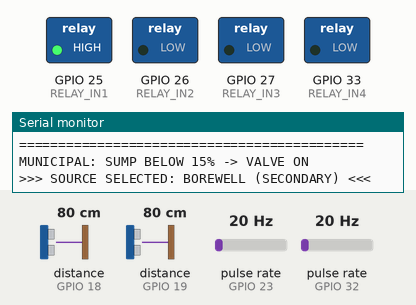
The sketch below on a simulated ESP32. Shown: switched loads named in the sketch (green lamp = pin HIGH), the last lines printed to the serial monitor. Wiring (inferred from the names in the program): 2 × ultrasonic range finder: trigger GPIO 4, echo GPIO 19 / trigger GPIO 5, echo GPIO 18; 2 × pulse sensor: data GPIO 23 / data GPIO 32. The test bench sets the inputs (shaded band); at power-on: distance to the obstacle (sensors on GPIO 18, GPIO 19) 80 cm, pulse rate (sensors on GPIO 23, GPIO 32) 20 Hz. The echo pulse lasts 58.3 µs per cm; WiFi joins after 1.5 s; servers stay silent unless stated; uploads are accepted with an empty reply; pins used as bus, display or sensor lines are not drawn.

Above: at 1.2 s.
1.3 s: distance to the obstacle (sensor on GPIO 18) set to 8 cm
4.2 s: distance to the obstacle (sensor on GPIO 18) set to 5 cm
At 6.2 s:
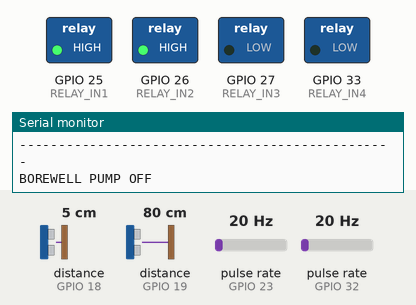
7.2 s: distance to the obstacle (sensor on GPIO 18) set to 2 cm
At 9.3 s:
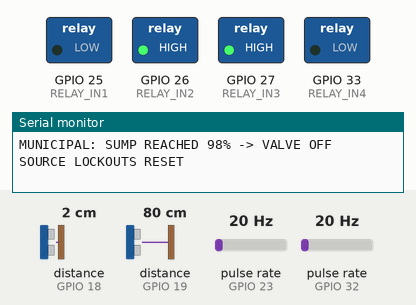
10.0 s: distance to the obstacle (sensor on GPIO 19) set to 4 cm
12.2 s: distance to the obstacle (sensor on GPIO 19) set to 2 cm
At 13.2 s:
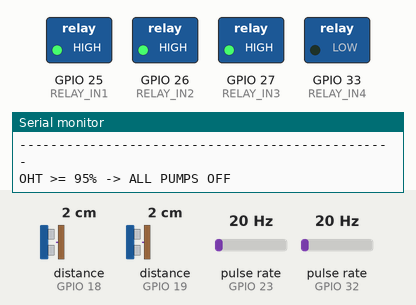
15.0 s: distance to the obstacle (sensor on GPIO 19) set to 9 cm
At 16.3 s:
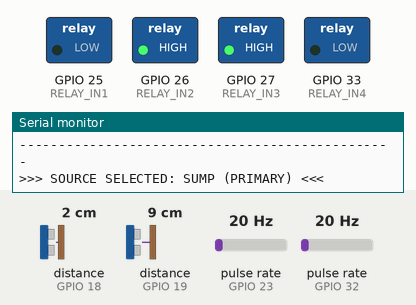
Timing chart, 0 to 18.0 s (numbered marks = the images above; inputs shaded):
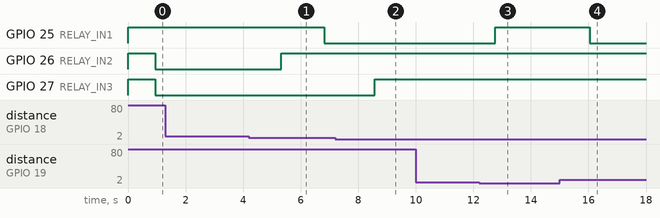

The sketch:

liqora_firebase.ino
```cpp
#include <WiFi.h>
#include <WiFiClientSecure.h>
#include <HTTPClient.h>
#include <freertos/FreeRTOS.h>
#include <freertos/task.h>
#include <math.h>

#define SUMP_TRIG 5
#define SUMP_ECHO 18
#define OHT_TRIG 4
#define OHT_ECHO 19
#define SUMP_FLOW_PIN 23
#define BORE_FLOW_PIN 32
#define RELAY_IN1 25
#define RELAY_IN2 26
#define RELAY_IN3 27
#define RELAY_IN4 33

const char* WIFI_SSID = "YOUR_WIFI_NAME";
const char* WIFI_PASSWORD = "YOUR_WIFI_PASSWORD";
const char* FIREBASE_DATABASE_URL = "https://test-base-2fb81-default-rtdb.firebaseio.com";
const unsigned long FIREBASE_UPLOAD_INTERVAL_MS = 5000;

#define RELAY_ON LOW
#define RELAY_OFF HIGH

const float SUMP_EMPTY_DISTANCE = 9.25;
const float SUMP_FULL_DISTANCE = 2.50;
const float OHT_EMPTY_DISTANCE = 9.20;
const float OHT_FULL_DISTANCE = 2.50;

const float OHT_LOW_LEVEL = 30.0;
const float OHT_FULL_LEVEL = 95.0;
const float SUMP_PUMP_SAFE_START_LEVEL = 15.0;
const float SUMP_AVAILABLE_LEVEL = 40.0;
const float SUMP_MUNICIPAL_START_LEVEL = 15.0;
const float SUMP_MUNICIPAL_FULL_LEVEL = 98.0;

const float SUMP_PULSES_PER_LITRE = 450.0;
const float BORE_PULSES_PER_LITRE = 450.0;
const float FLOW_DETECTED_THRESHOLD = 0.10;

volatile unsigned long sumpPulseCount = 0;
volatile unsigned long borePulseCount = 0;
float sumpFlowRate = 0.0;
float boreFlowRate = 0.0;
unsigned long lastFlowCalculation = 0;

enum WaterSource {
  SOURCE_NONE,
  SOURCE_SUMP,
  SOURCE_BORE
};

WaterSource currentSource = SOURCE_NONE;

bool municipalFillingActive = false;
bool ohtFillingActive = false;
bool sumpAvailable = false;
bool sumpLockedOut = false;
bool boreLockedOut = false;

struct TelemetrySnapshot {
  float sumpLevel;
  float ohtLevel;
  float sumpFlowRate;
  float boreFlowRate;
  WaterSource currentSource;
  bool sumpAvailable;
  bool sumpLockedOut;
  bool boreLockedOut;
  bool municipalFillingActive;
  bool ohtFillingActive;
  bool sumpPumpOn;
  bool borePumpOn;
  bool municipalValveOn;
  bool relayIn4On;
};

TelemetrySnapshot firebaseSnapshot = {};
portMUX_TYPE firebaseSnapshotMux = portMUX_INITIALIZER_UNLOCKED;

unsigned long sumpPumpStartTime = 0;
unsigned long borePumpStartTime = 0;
const unsigned long SUMP_FLOW_CHECK_DELAY = 5000;
const unsigned long BORE_FLOW_CHECK_DELAY = 5000;
const unsigned long MOTOR_SWITCH_DELAY = 1500;
unsigned long lastStatusPrint = 0;
const unsigned long STATUS_PRINT_INTERVAL = 2000;

void IRAM_ATTR sumpFlowPulse() {
  sumpPulseCount++;
}

void IRAM_ATTR boreFlowPulse() {
  borePulseCount++;
}

float getDistance(int trigPin, int echoPin) {
  digitalWrite(trigPin, LOW);
  delayMicroseconds(5);
  digitalWrite(trigPin, HIGH);
  delayMicroseconds(10);
  digitalWrite(trigPin, LOW);

  unsigned long duration = pulseIn(echoPin, HIGH, 30000);
  if (duration == 0) {
    return -1;
  }

  return (duration * 0.0343) / 2.0;
}

float getAverageDistance(int trigPin, int echoPin) {
  const int NUM_READINGS = 10;
  float total = 0;
  int validReadings = 0;

  for (int i = 0; i < NUM_READINGS; i++) {
    float distance = getDistance(trigPin, echoPin);
    if (distance > 0) {
      total += distance;
      validReadings++;
    }
    delay(40);
  }

  if (validReadings == 0) {
    return -1;
  }

  return total / validReadings;
}

float calculateLevel(float distance, float emptyDistance, float fullDistance) {
  if (distance < 0) {
    return -1;
  }

  float level =
    ((emptyDistance - distance) / (emptyDistance - fullDistance)) * 100.0;

  if (level < 0) {
    level = 0;
  }
  if (level > 100) {
    level = 100;
  }

  return level;
}

void updateFlow() {
  unsigned long now = millis();

  if (now - lastFlowCalculation >= 1000) {
    noInterrupts();
    unsigned long sumpPulses = sumpPulseCount;
    unsigned long borePulses = borePulseCount;
    sumpPulseCount = 0;
    borePulseCount = 0;
    interrupts();

    sumpFlowRate = (sumpPulses / SUMP_PULSES_PER_LITRE) * 60.0;
    boreFlowRate = (borePulses / BORE_PULSES_PER_LITRE) * 60.0;
    lastFlowCalculation = now;
  }
}

void resetFlowMeasurement() {
  noInterrupts();
  sumpPulseCount = 0;
  borePulseCount = 0;
  interrupts();

  sumpFlowRate = 0.0;
  boreFlowRate = 0.0;
  lastFlowCalculation = millis();
}

void stopPumps() {
  digitalWrite(RELAY_IN1, RELAY_OFF);
  digitalWrite(RELAY_IN2, RELAY_OFF);
  currentSource = SOURCE_NONE;
  sumpPumpStartTime = 0;
  borePumpStartTime = 0;
}

void useSump() {
  if (currentSource == SOURCE_SUMP) {
    return;
  }

  if (digitalRead(RELAY_IN2) == RELAY_ON) {
    digitalWrite(RELAY_IN2, RELAY_OFF);
    Serial.println("BOREWELL PUMP OFF");
    delay(MOTOR_SWITCH_DELAY);
  }

  digitalWrite(RELAY_IN1, RELAY_ON);
  currentSource = SOURCE_SUMP;
  sumpPumpStartTime = millis();
  sumpFlowRate = 0.0;

  noInterrupts();
  sumpPulseCount = 0;
  interrupts();

  Serial.println();
  Serial.println(">>> SOURCE SELECTED: SUMP (PRIMARY) <<<");
}

void useBore() {
  if (currentSource == SOURCE_BORE) {
    return;
  }

  if (digitalRead(RELAY_IN1) == RELAY_ON) {
    digitalWrite(RELAY_IN1, RELAY_OFF);
    Serial.println("SUMP PUMP OFF");
    delay(MOTOR_SWITCH_DELAY);
  }

  digitalWrite(RELAY_IN2, RELAY_ON);
  currentSource = SOURCE_BORE;
  borePumpStartTime = millis();
  boreFlowRate = 0.0;

  noInterrupts();
  borePulseCount = 0;
  interrupts();

  Serial.println();
  Serial.println(">>> SOURCE SELECTED: BOREWELL (SECONDARY) <<<");
}

bool checkSumpDryRun() {
  if (currentSource != SOURCE_SUMP) {
    return false;
  }
  if (sumpPumpStartTime == 0) {
    return false;
  }
  if (millis() - sumpPumpStartTime < SUMP_FLOW_CHECK_DELAY) {
    return false;
  }
  if (sumpFlowRate <= FLOW_DETECTED_THRESHOLD) {
    return true;
  }
  return false;
}

bool checkBoreDryRun() {
  if (currentSource != SOURCE_BORE) {
    return false;
  }
  if (borePumpStartTime == 0) {
    return false;
  }
  if (millis() - borePumpStartTime < BORE_FLOW_CHECK_DELAY) {
    return false;
  }
  if (boreFlowRate <= FLOW_DETECTED_THRESHOLD) {
    return true;
  }
  return false;
}

const char* sourceName(WaterSource source) {
  switch (source) {
    case SOURCE_SUMP: return "SUMP";
    case SOURCE_BORE: return "BORE";
    default: return "NONE";
  }
}

void updateFirebaseSnapshot(float sumpLevel, float ohtLevel) {
  portENTER_CRITICAL(&firebaseSnapshotMux);

  firebaseSnapshot.sumpLevel = sumpLevel;
  firebaseSnapshot.ohtLevel = ohtLevel;
  firebaseSnapshot.sumpFlowRate = sumpFlowRate;
  firebaseSnapshot.boreFlowRate = boreFlowRate;
  firebaseSnapshot.currentSource = currentSource;
  firebaseSnapshot.sumpAvailable = sumpAvailable;
  firebaseSnapshot.sumpLockedOut = sumpLockedOut;
  firebaseSnapshot.boreLockedOut = boreLockedOut;
  firebaseSnapshot.municipalFillingActive = municipalFillingActive;
  firebaseSnapshot.ohtFillingActive = ohtFillingActive;
  firebaseSnapshot.sumpPumpOn = (digitalRead(RELAY_IN1) == RELAY_ON);
  firebaseSnapshot.borePumpOn = (digitalRead(RELAY_IN2) == RELAY_ON);
  firebaseSnapshot.municipalValveOn = (digitalRead(RELAY_IN3) == RELAY_ON);
  firebaseSnapshot.relayIn4On = (digitalRead(RELAY_IN4) == RELAY_ON);

  portEXIT_CRITICAL(&firebaseSnapshotMux);
}

String buildFirebasePayload(const TelemetrySnapshot& data) {
  String json;
  json.reserve(520);

  json += "{";
  json += "\"sumpLevel\":";
  json += (data.sumpLevel >= 0) ? String(data.sumpLevel, 1) : "null";
  json += ",\"ohtLevel\":";
  json += (data.ohtLevel >= 0) ? String(data.ohtLevel, 1) : "null";
  json += ",\"sumpFlowRate\":";
  json += String(data.sumpFlowRate, 2);
  json += ",\"boreFlowRate\":";
  json += String(data.boreFlowRate, 2);
  json += ",\"currentSource\":\"";
  json += sourceName(data.currentSource);
  json += "\",\"sumpAvailable\":";
  json += data.sumpAvailable ? "true" : "false";
  json += ",\"sumpLockedOut\":";
  json += data.sumpLockedOut ? "true" : "false";
  json += ",\"boreLockedOut\":";
  json += data.boreLockedOut ? "true" : "false";
  json += ",\"municipalFillingActive\":";
  json += data.municipalFillingActive ? "true" : "false";
  json += ",\"ohtFillingActive\":";
  json += data.ohtFillingActive ? "true" : "false";
  json += ",\"relays\":{";
  json += "\"sumpPump\":";
  json += data.sumpPumpOn ? "true" : "false";
  json += ",\"borePump\":";
  json += data.borePumpOn ? "true" : "false";
  json += ",\"municipalValve\":";
  json += data.municipalValveOn ? "true" : "false";
  json += ",\"in4\":";
  json += data.relayIn4On ? "true" : "false";
  json += "},\"updatedAt\":{\".sv\":\"timestamp\"}}";

  return json;
}

void firebaseTelemetryTask(void* parameter) {
  vTaskDelay(pdMS_TO_TICKS(5000));

  for (;;) {
    if (WiFi.status() != WL_CONNECTED) {
      WiFi.reconnect();
      vTaskDelay(pdMS_TO_TICKS(3000));
      continue;
    }

    TelemetrySnapshot snapshot;
    portENTER_CRITICAL(&firebaseSnapshotMux);
    snapshot = firebaseSnapshot;
    portEXIT_CRITICAL(&firebaseSnapshotMux);

    WiFiClientSecure tlsClient;
    tlsClient.setInsecure();

    HTTPClient http;
    String url = String(FIREBASE_DATABASE_URL) + "/liquora/telemetry.json";
    http.setConnectTimeout(1500);
    http.setTimeout(1500);

    if (http.begin(tlsClient, url)) {
      http.addHeader("Content-Type", "application/json");
      int responseCode = http.PUT(buildFirebasePayload(snapshot));

      if (responseCode < 200 || responseCode >= 300) {
        Serial.printf("Firebase telemetry write failed: %d\n", responseCode);
      }

      http.end();
    } else {
      Serial.println("Could not start Firebase HTTPS request");
    }

    vTaskDelay(pdMS_TO_TICKS(FIREBASE_UPLOAD_INTERVAL_MS));
  }
}

void setup() {
  Serial.begin(115200);

  WiFi.mode(WIFI_STA);
  WiFi.begin(WIFI_SSID, WIFI_PASSWORD);

  xTaskCreatePinnedToCore(
    firebaseTelemetryTask,
    "FirebaseTelemetry",
    8192,
    nullptr,
    1,
    nullptr,
    0
  );

  pinMode(SUMP_TRIG, OUTPUT);
  pinMode(SUMP_ECHO, INPUT);
  pinMode(OHT_TRIG, OUTPUT);
  pinMode(OHT_ECHO, INPUT);
  digitalWrite(SUMP_TRIG, LOW);
  digitalWrite(OHT_TRIG, LOW);

  pinMode(SUMP_FLOW_PIN, INPUT_PULLUP);
  pinMode(BORE_FLOW_PIN, INPUT_PULLUP);

  attachInterrupt(
    digitalPinToInterrupt(SUMP_FLOW_PIN),
    sumpFlowPulse,
    FALLING
  );
  attachInterrupt(
    digitalPinToInterrupt(BORE_FLOW_PIN),
    boreFlowPulse,
    FALLING
  );

  pinMode(RELAY_IN1, OUTPUT);
  pinMode(RELAY_IN2, OUTPUT);
  pinMode(RELAY_IN3, OUTPUT);
  pinMode(RELAY_IN4, OUTPUT);

  digitalWrite(RELAY_IN1, RELAY_OFF);
  digitalWrite(RELAY_IN2, RELAY_OFF);
  digitalWrite(RELAY_IN3, RELAY_OFF);
  digitalWrite(RELAY_IN4, RELAY_ON);

  sumpFlowRate = 0.0;
  boreFlowRate = 0.0;
  lastFlowCalculation = millis();

  Serial.println();
  Serial.println("============================================");
  Serial.println("       LIQORA WATER MANAGEMENT SYSTEM");
  Serial.println("============================================");
  Serial.println("PRIORITY        : SUMP -> BOREWELL");
  Serial.println("SUMP            : PRIMARY SOURCE");
  Serial.println("BOREWELL        : SECONDARY SOURCE");
  Serial.println("OHT LOW         : 30%");
  Serial.println("OHT FULL        : 95%");
  Serial.println("SUMP SAFE       : 15%");
  Serial.println("SUMP AVAILABLE  : 40%");
  Serial.println("MUNICIPAL START : <15%");
  Serial.println("MUNICIPAL STOP  : 98%");
  Serial.println("SUMP FULL DIST  : 2.50 cm");
  Serial.println("OHT FULL DIST   : 2.50 cm");
  Serial.println("INTERLOCK       : MUTUALLY EXCLUSIVE");
  Serial.println("FLOW MONITORING : SUMP + BORE");
  Serial.println("RELAY IN4       : ALWAYS ON");
  Serial.println("SYSTEM READY");
  Serial.println("============================================");
}

void loop() {
  float sumpDistance = getAverageDistance(SUMP_TRIG, SUMP_ECHO);
  float sumpLevel = calculateLevel(
    sumpDistance,
    SUMP_EMPTY_DISTANCE,
    SUMP_FULL_DISTANCE
  );

  float ohtDistance = getAverageDistance(OHT_TRIG, OHT_ECHO);
  float ohtLevel = calculateLevel(
    ohtDistance,
    OHT_EMPTY_DISTANCE,
    OHT_FULL_DISTANCE
  );

  updateFlow();
  digitalWrite(RELAY_IN4, RELAY_ON);

  if (sumpLevel >= 0 &&
      sumpLevel < SUMP_MUNICIPAL_START_LEVEL &&
      !municipalFillingActive) {
    municipalFillingActive = true;
    digitalWrite(RELAY_IN3, RELAY_ON);
    Serial.println();
    Serial.println("MUNICIPAL: SUMP BELOW 15% -> VALVE ON");
  }

  if (municipalFillingActive) {
    digitalWrite(RELAY_IN3, RELAY_ON);

    if (sumpLevel >= SUMP_MUNICIPAL_FULL_LEVEL) {
      municipalFillingActive = false;
      digitalWrite(RELAY_IN3, RELAY_OFF);
      sumpLockedOut = false;
      boreLockedOut = false;
      Serial.println();
      Serial.println("MUNICIPAL: SUMP REACHED 98% -> VALVE OFF");
      Serial.println("SOURCE LOCKOUTS RESET");
    }
  }

  if (sumpLevel < 0) {
    sumpAvailable = false;
  } else if (sumpLevel < SUMP_PUMP_SAFE_START_LEVEL) {
    sumpAvailable = false;
  } else if (sumpLevel >= SUMP_AVAILABLE_LEVEL) {
    sumpAvailable = true;
  }

  if (sumpLevel < 0 || ohtLevel < 0) {
    stopPumps();
    ohtFillingActive = false;
    Serial.println();
    Serial.println("!!! SENSOR ERROR -> ALL PUMPS OFF !!!");
  } else if (ohtLevel >= OHT_FULL_LEVEL) {
    stopPumps();
    ohtFillingActive = false;
    Serial.println();
    Serial.println("OHT >= 95% -> ALL PUMPS OFF");
  } else if (ohtLevel <= OHT_LOW_LEVEL) {
    ohtFillingActive = true;
  }

  if (ohtFillingActive) {
    if (sumpAvailable && !sumpLockedOut) {
      if (currentSource != SOURCE_SUMP) {
        useSump();
      }
    } else if (!boreLockedOut) {
      if (currentSource != SOURCE_BORE) {
        useBore();
      }
    } else {
      stopPumps();
      Serial.println();
      Serial.println("!!! NO WATER SOURCE AVAILABLE !!!");
    }
  }

  if (currentSource == SOURCE_SUMP) {
    if (checkSumpDryRun()) {
      Serial.println();
      Serial.println("!!! SUMP PUMP DRY RUN DETECTED !!!");
      stopPumps();
      sumpLockedOut = true;
      Serial.println("!!! SUMP PUMP LOCKED OUT !!!");

      if (!boreLockedOut && ohtFillingActive) {
        Serial.println(">>> SWITCHING TO BOREWELL <<<");
        useBore();
      }
    }
  }

  if (currentSource == SOURCE_BORE) {
    if (checkBoreDryRun()) {
      Serial.println();
      Serial.println("!!! BOREWELL DRY RUN DETECTED !!!");
      stopPumps();
      boreLockedOut = true;
      Serial.println("!!! BOREWELL PUMP LOCKED OUT !!!");

      if (sumpAvailable && !sumpLockedOut && ohtFillingActive) {
        Serial.println(">>> SWITCHING BACK TO SUMP <<<");
        useSump();
      } else {
        Serial.println("!!! BOTH WATER SOURCES UNAVAILABLE !!!");
      }
    }
  }

  updateFirebaseSnapshot(sumpLevel, ohtLevel);

  if (millis() - lastStatusPrint >= STATUS_PRINT_INTERVAL) {
    lastStatusPrint = millis();
    Serial.println();
    Serial.println("---------------- LIQORA STATUS ----------------");

    Serial.print("Sump Level       : ");
    Serial.print(sumpLevel, 1);
    Serial.println("%");

    Serial.print("OHT Level        : ");
    Serial.print(ohtLevel, 1);
    Serial.println("%");

    Serial.print("Sump Flow        : ");
    Serial.print(sumpFlowRate, 2);
    Serial.println(" L/min");

    Serial.print("Bore Flow        : ");
    Serial.print(boreFlowRate, 2);
    Serial.println(" L/min");

    Serial.print("Municipal Valve  : ");
    if (digitalRead(RELAY_IN3) == RELAY_ON) {
      Serial.println("ON");
    } else {
      Serial.println("OFF");
    }

    Serial.print("Active Source    : ");
    switch (currentSource) {
      case SOURCE_SUMP:
        Serial.println("SUMP -> OHT (PRIMARY)");
        break;
      case SOURCE_BORE:
        Serial.println("BOREWELL -> OHT (SECONDARY)");
        break;
      default:
        Serial.println("NONE");
        break;
    }

    Serial.print("Sump Available   : ");
    if (sumpAvailable) {
      Serial.println("YES");
    } else {
      Serial.println("NO");
    }

    Serial.print("Sump Lockout     : ");
    if (sumpLockedOut) {
      Serial.println("YES");
    } else {
      Serial.println("NO");
    }

    Serial.print("Bore Lockout     : ");
    if (boreLockedOut) {
      Serial.println("YES");
    } else {
      Serial.println("NO");
    }

    Serial.print("OHT Filling      : ");
    if (ohtFillingActive) {
      Serial.println("ACTIVE");
    } else {
      Serial.println("INACTIVE");
    }

    Serial.println("Relay IN4        : ALWAYS ON");
    Serial.println("------------------------------------------------");
  }
}
```

Measured:
- the behaviour switches between 7 and 6 cm on distance to the obstacle (sensor on GPIO 18) (found by bisection; images 0 and 1)
- the behaviour switches between 3 and 2 cm on distance to the obstacle (sensor on GPIO 18) (found by bisection; images 1 and 2)
- the behaviour switches between 3 and 2 cm on distance to the obstacle (sensor on GPIO 19) (found by bisection; images 2 and 3)
- after the input at 4.2 s, GPIO 25 (RELAY_IN1): HIGH → LOW after 2.6 s; GPIO 26 (RELAY_IN2): LOW → HIGH after 1.1 s
- after the input at 7.2 s, GPIO 27 (RELAY_IN3): LOW → HIGH after 1.4 s
- after the input at 12.2 s, GPIO 25 (RELAY_IN1): LOW → HIGH after 0.56 s
- after the input at 15.0 s, GPIO 25 (RELAY_IN1): HIGH → LOW after 1.0 s
